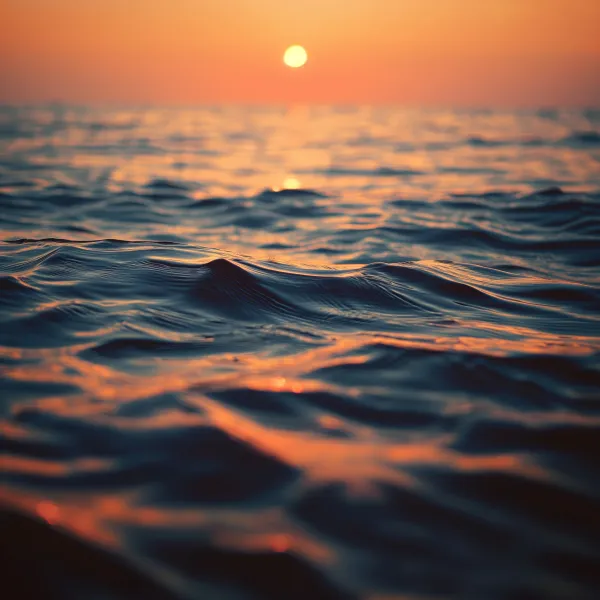
#> input picture detailed-shot-of-ripples-at-sunset-free-image.jpeg, 600 x 600 px
$ python create_dataset.py --input . --output out
#> lines starting #> are read from the running program, lines starting #| are printed output that depends on the picture
#> in process_images, img is the input picture: shape (600, 600, 3); mean B, G, R 74, 86.3, 113.7
"""
=========================================================
  Atmospheric Turbulence (Heat Haze) Dataset Generator
=========================================================
PURPOSE:
  This script takes a folder of clean images and applies
  realistic heat haze distortion to every image.

WHY:
  Machine Learning models need PAIRED data to learn.
  Paired = (distorted input image, clean ground truth image)
  This script creates the distorted version for you.

HOW TO RUN:
  python create_dataset.py --input clean_images/ --output distorted_images/
=========================================================
"""

import cv2
import numpy as np
import os
import argparse
from tqdm import tqdm


# ---- HELPER FUNCTION ----
def make_smooth_noise(height, width, kernel_size):
    """
    Creates a smooth, cloudy noise field.
    Think of it as a 'heat map' showing where the hot air pockets are.

    - We start with random static (like TV static)
    - Then blur it heavily to make it smooth and cloud-like
    """
    # Step 1: Create random static noise
    noise = np.random.randn(height, width).astype(np.float32)

    # Step 2: Blur it heavily — this turns sharp static into smooth, rolling clouds
    #         The bigger the kernel, the wider the smooth blobs will be
    kernel = max(kernel_size, 5) | 1  # kernel must always be an odd number (OpenCV rule)
    smooth = cv2.GaussianBlur(noise, (kernel, kernel), 0)

    # Step 3: Divide by std so no matter what kernel we use, the output range is the same
    #         Without this, bigger kernels would give weaker distortions — not what we want!
    return smooth / np.std(smooth)


# ---- MAIN DISTORTION FUNCTION ----
def apply_heat_haze(image, frame_index, intensity, macro_scale, micro_scale, wave_mix):
    """
    Applies realistic heat haze to a single image.

    CONCEPT:
      Real heat haze works by bending light rays as they pass through hot air.
      We simulate this by:
        1. Multi-octave turbulence (3 layers of noise for organic look)
        2. Rising heat wave ripple (sine wave that moves upward like real hot air)
        3. Vertical gradient — stronger distortion near ground, fades toward sky
        4. Warping the image using the combined displacement map
        5. Chromatic aberration (color channel split — real optical effect)
    """
#> called with frame_index = 0, intensity = 3, macro_scale = 8, micro_scale = 35, wave_mix = 0.7
    height, width = image.shape[:2]
#> height = 600; width = 600

    # Each frame_index gives a different random seed
    np.random.seed(frame_index * 1337)

    # --- STEP 1: MULTI-OCTAVE TURBULENCE ---
    # We use 3 layers of noise (like layers of a painting):
    #   - macro  : big slow pockets of hot air   (like distant heat shimmer over a road)
    #   - medium : mid-size rolling waves         (like heat rising off a car roof)
    #   - micro  : tiny fast shimmering           (like looking over a lit stove)
    # Blending all 3 creates a far more organic, non-repetitive distortion
    medium_scale = (macro_scale + micro_scale) // 2  # automatically compute middle scale

    macro_noise_x  = make_smooth_noise(height, width, width // macro_scale)
    macro_noise_y  = make_smooth_noise(height, width, width // macro_scale)
    medium_noise_x = make_smooth_noise(height, width, width // medium_scale)
    medium_noise_y = make_smooth_noise(height, width, width // medium_scale)
    micro_noise_x  = make_smooth_noise(height, width, width // micro_scale)
#> in make_smooth_noise (call 5), `smooth = cv2.GaussianBlur(noise, (kernel, kernel), 0)`:
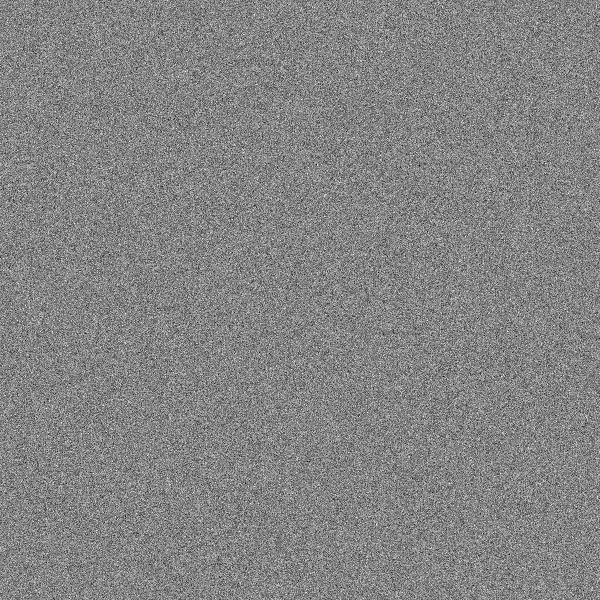
#> noise: shape (600, 600) float32; min -4.74, max 4.38, mean -0.00165; drawn with min black and max white
    micro_noise_y  = make_smooth_noise(height, width, width // micro_scale)
#> in make_smooth_noise (call 6), `smooth = cv2.GaussianBlur(noise, (kernel, kernel), 0)`:
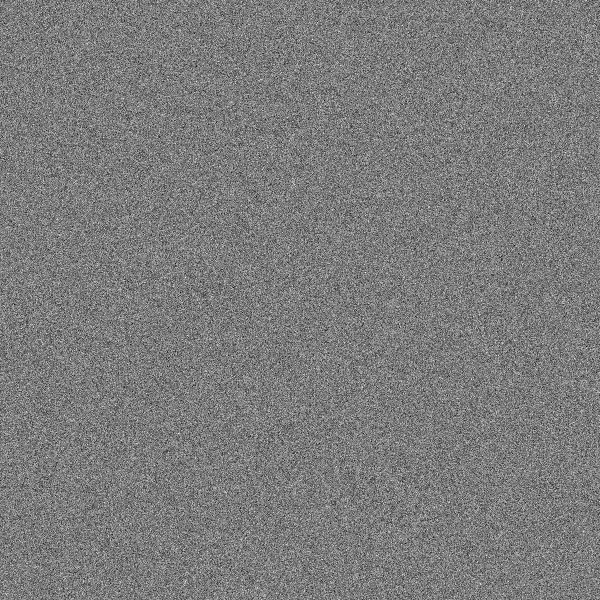
#> noise: shape (600, 600) float32; min -4.52, max 4.75, mean 0.00213; drawn with min black and max white

    # Blend the 3 octaves: 60% macro + 25% medium + 15% micro
    shift_x = macro_noise_x * 0.60 + medium_noise_x * 0.25 + micro_noise_x * 0.15
    shift_y = macro_noise_y * 0.60 + medium_noise_y * 0.25 + micro_noise_y * 0.15

    # Scale by intensity (heat rises → vertical distortion is 1.5x stronger)
    shift_x = shift_x * intensity
    shift_y = shift_y * intensity * 1.5

    # --- STEP 2: RISING HEAT WAVE RIPPLE ---
    # Classic "wavy bands" visible above hot roads
    row_positions = np.arange(height)
#> row_positions = 600 values from 0 to 599
    phase = frame_index * 0.3
    heat_wave = np.sin(row_positions * 0.05 + phase) * intensity * 3.0  # much stronger amplitude
    heat_wave = heat_wave[:, np.newaxis]
    shift_y = shift_y + heat_wave

    # --- STEP 3: VERTICAL GRADIENT FALLOFF ---
    # Softer falloff (exponent 0.6 instead of 1.5) so the WHOLE image is visibly distorted,
    # not just the bottom sliver
    vertical_fade = (row_positions / height) ** 0.6
#> vertical_fade = 600 values from 0 to 0.999
    vertical_fade = np.clip(vertical_fade, 0.3, 1.0)  # minimum 30% distortion even at the top
#> vertical_fade = 600 values from 0.3 to 0.999
    vertical_fade = vertical_fade[:, np.newaxis]
    shift_x = shift_x * vertical_fade
    shift_y = shift_y * vertical_fade

    # --- STEP 4: WARP THE IMAGE ---
    # Every pixel gets new coordinates based on the displacement map
    grid_x, grid_y = np.meshgrid(np.arange(width), np.arange(height))
    map_x = (grid_x + shift_x).astype(np.float32)
    map_y = (grid_y + shift_y).astype(np.float32)

    # Remap: physically move every pixel to its new distorted position
    distorted = cv2.remap(image, map_x, map_y,
                          interpolation=cv2.INTER_LINEAR,
                          borderMode=cv2.BORDER_REFLECT)
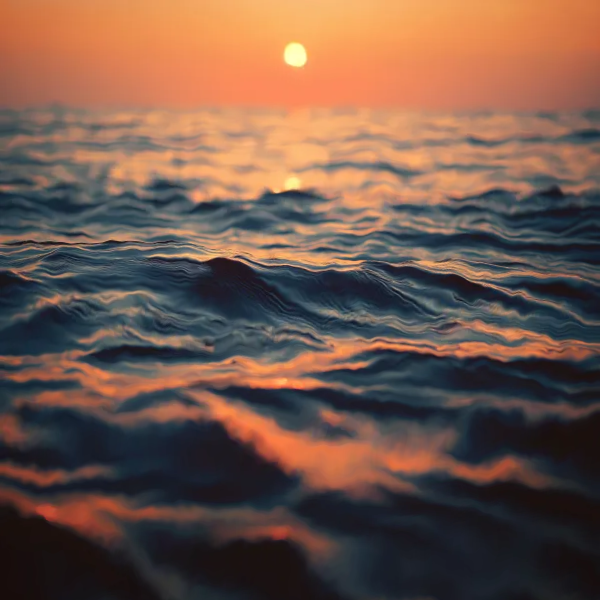
#> distorted: shape (600, 600, 3); mean B, G, R 73.7, 85.8, 113

    # --- STEP 5: CHROMATIC ABERRATION ---
    # Real heat haze bends different wavelengths of light by different amounts.
    # Result: red and blue edges shift slightly — creating a color fringe.
    ca_strength = intensity * 0.4
    b, g, r = cv2.split(distorted)
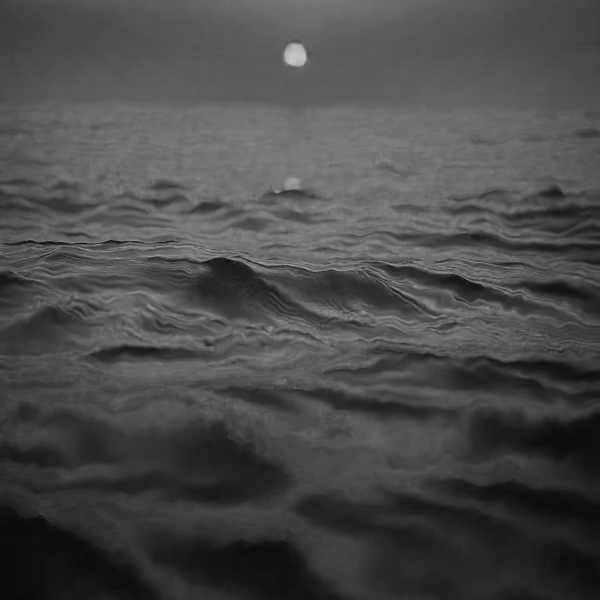
#> b: shape (600, 600); min 9, max 197, mean 73.7
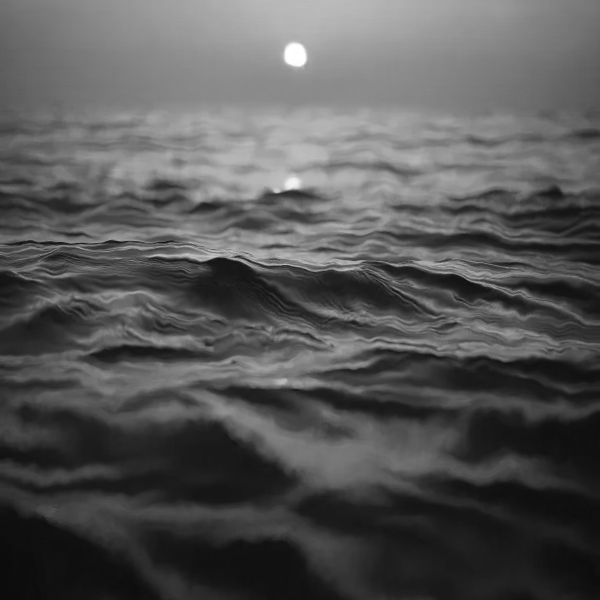
#> g: shape (600, 600); min 11, max 255, mean 85.8
    M_r = np.float32([[1, 0,  ca_strength], [0, 1,  ca_strength]])
    M_b = np.float32([[1, 0, -ca_strength], [0, 1, -ca_strength]])
    r = cv2.warpAffine(r, M_r, (width, height), borderMode=cv2.BORDER_REFLECT)
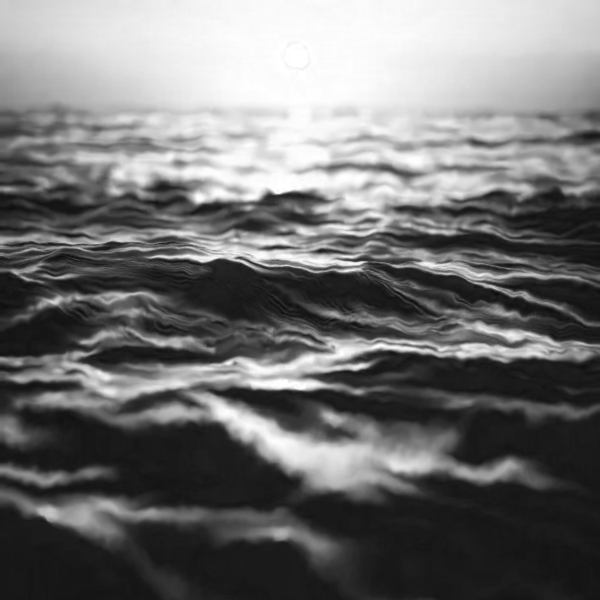
#> r: shape (600, 600); min 11, max 255, mean 113.4
    b = cv2.warpAffine(b, M_b, (width, height), borderMode=cv2.BORDER_REFLECT)
    distorted = cv2.merge([b, g, r])
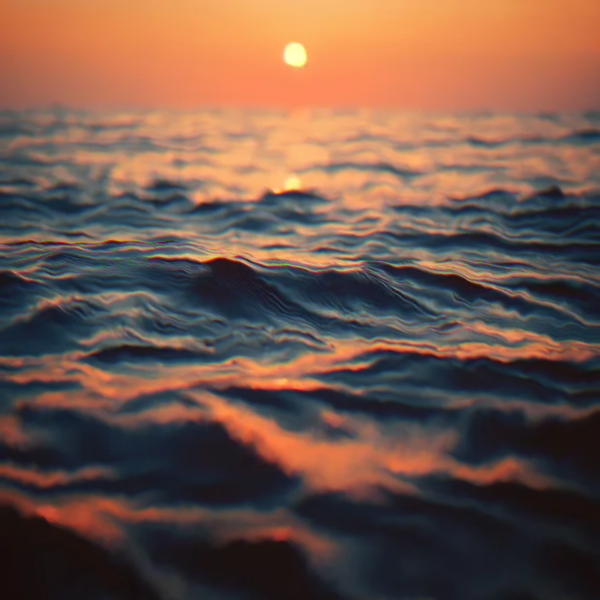
#> distorted: shape (600, 600, 3); mean B, G, R 73.6, 85.8, 113.4

    return distorted


# ---- BATCH PROCESSING FUNCTION ----
def process_images(input_folder, output_folder, config):
    """
    Loops through all images in input_folder,
    applies heat haze to each one,
    and saves them to output_folder.
    """
    # Create the output folder if it doesn't exist
    os.makedirs(output_folder, exist_ok=True)

    # Get all image files from the folder (sorted so order is consistent)
    images = sorted([f for f in os.listdir(input_folder)
                     if f.lower().endswith(('.png', '.jpg', '.jpeg'))])

    print(f"Found {len(images)} images. Starting distortion...")

    for frame_index, filename in enumerate(tqdm(images, desc="Distorting Images")):
        # Load the clean image
        img = cv2.imread(os.path.join(input_folder, filename))
        if img is None:
            print(f"  Skipping (could not read): {filename}")
            continue

        # Apply heat haze distortion
        distorted_img = apply_heat_haze(img, frame_index, **config)

        # Save with 'distorted_' prefix so you know which is which
        save_path = os.path.join(output_folder, f"distorted_{filename}")
        cv2.imwrite(save_path, distorted_img)

    print(f"Done! All distorted images saved to: '{output_folder}'")


# =========================================================
# CONFIGURATION — Change these values to tune the output
# =========================================================
CONFIG = {
    "intensity"    : 3,    # Overall wave strength.          Low=3 (subtle) | High=15 (heavy distortion)
    "macro_scale"  : 8,    # Size of large air pockets.      Low=4 (wider waves) | High=16 (tighter)
    "micro_scale"  : 35,   # Size of tiny shimmers.          Low=10 (bigger shimmer) | High=60 (finer)
    "wave_mix"     : 0.7,  # Macro vs Micro ratio (0.0-1.0). 1.0=only big waves | 0.0=only shimmer
}
# =========================================================


# ---- ENTRY POINT ----
if __name__ == "__main__":
    parser = argparse.ArgumentParser(description="Apply Heat Haze distortion to a folder of clean images.")
    parser.add_argument("--input",  required=True, help="Path to folder containing clean images")
    parser.add_argument("--output", required=True, help="Path to folder where distorted images will be saved")
    args = parser.parse_args()

    if os.path.isdir(args.input):
        process_images(args.input, args.output, CONFIG)
    else:
        print(f"Error: '{args.input}' is not a valid folder. Please provide a folder of images.")
